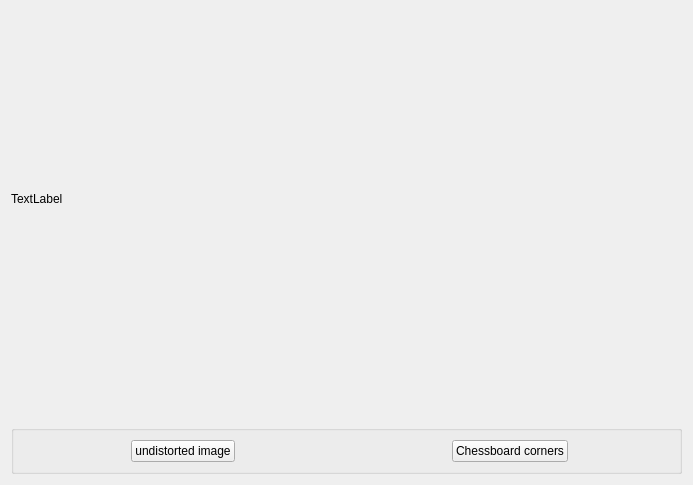
<?xml version="1.0" encoding="UTF-8"?>
<ui version="4.0">
 <class>Calibration_widget</class>
 <widget class="QWidget" name="Calibration_widget">
  <property name="geometry">
   <rect>
    <x>0</x>
    <y>0</y>
    <width>689</width>
    <height>485</height>
   </rect>
  </property>
  <property name="windowTitle">
   <string>Calibration</string>
  </property>
  <layout class="QVBoxLayout" name="verticalLayout_2">
   <item>
    <widget class="QLabel" name="Displayer">
     <property name="minimumSize">
      <size>
       <width>671</width>
       <height>376</height>
      </size>
     </property>
     <property name="text">
      <string>TextLabel</string>
     </property>
    </widget>
   </item>
   <item alignment="Qt::AlignBottom">
    <widget class="QGroupBox" name="horizontalGroupBox">
     <layout class="QHBoxLayout" name="horizontalLayout">
      <item alignment="Qt::AlignHCenter">
       <widget class="QPushButton" name="undistortedButton">
        <property name="text">
         <string>undistorted image</string>
        </property>
       </widget>
      </item>
      <item alignment="Qt::AlignHCenter">
       <widget class="QPushButton" name="chesscorners">
        <property name="text">
         <string>Chessboard corners</string>
        </property>
       </widget>
      </item>
     </layout>
    </widget>
   </item>
  </layout>
  <action name="actionShow_chess_corners">
   <property name="text">
    <string>show_chess_corners</string>
   </property>
  </action>
 </widget>
 <resources/>
 <connections/>
</ui>
